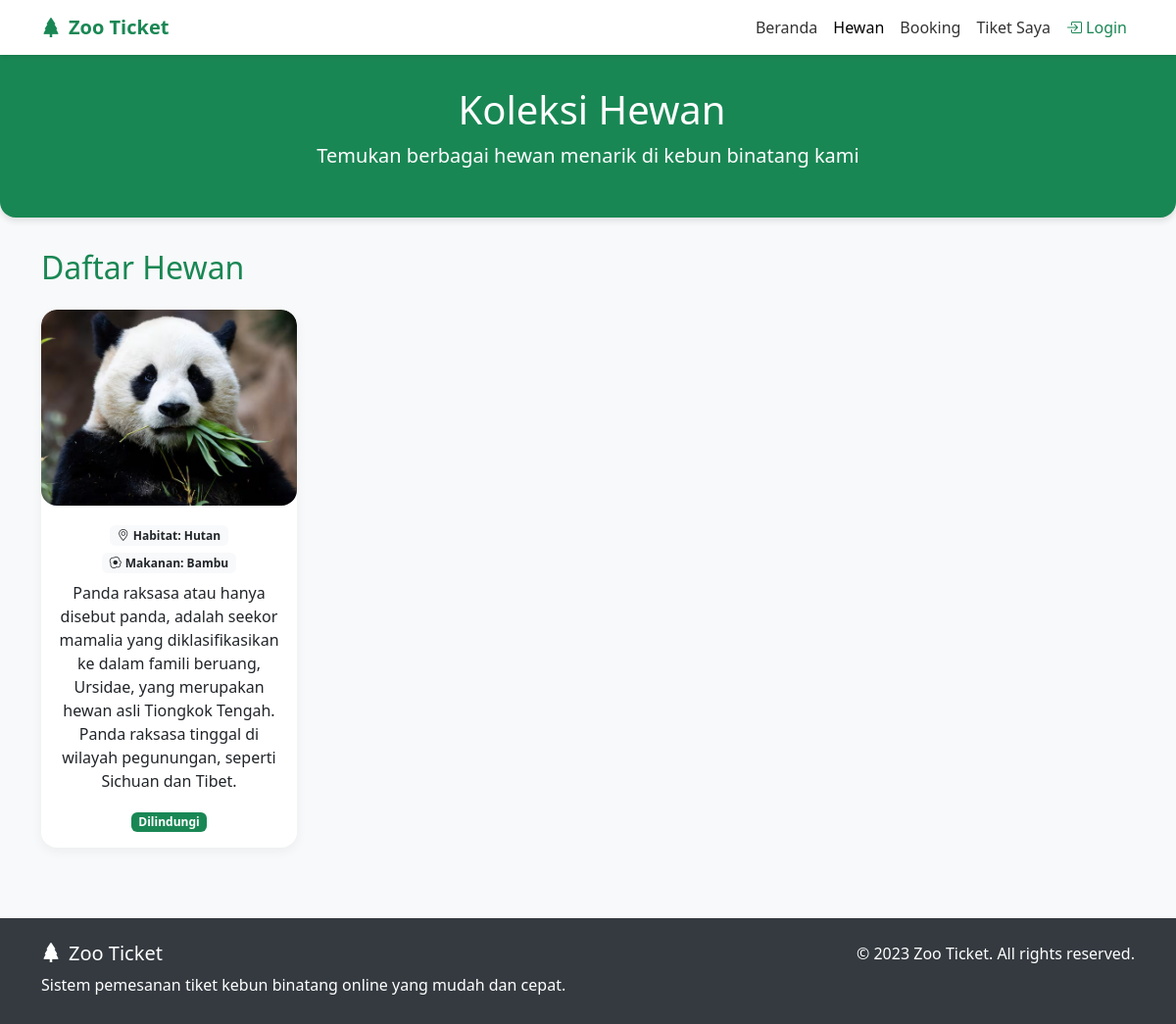
/pages/animal.php, run on the app's committed database.
### tables this page shows
CREATE TABLE `animals` (
  `id` int(11) NOT NULL,
  `nama` varchar(100) NOT NULL,
  `habitat` varchar(150) NOT NULL,
  `makanan` varchar(150) NOT NULL,
  `deskripsi` text NOT NULL,
  `status_konservasi` varchar(100) NOT NULL,
  `gambar` varchar(255) NOT NULL
);

### pages/animal.php (the view, shortened to what this page needs)
<?php
include '../database/conn.php';
$sql = "SELECT * FROM animals";
$result = $conn->query($sql);
?>
<!DOCTYPE html>
<html lang="id">
<head>
  <link href="https://cdn.jsdelivr.net/npm/bootstrap@5.3.2/dist/css/bootstrap.min.css" rel="stylesheet">
  <link rel="stylesheet" href="https://cdn.jsdelivr.net/npm/bootstrap-icons@1.11.3/font/bootstrap-icons.css">
</head>
<body>
  <nav class="navbar navbar-expand-lg navbar-light sticky-top">
    <div class="container">
      <a class="navbar-brand" href="beranda.php">
        <i class="bi bi-tree-fill me-2"></i>Zoo Ticket
      </a>
      <div class="collapse navbar-collapse" id="navbarNav">
        <ul class="navbar-nav ms-auto">
          <li class="nav-item">
            <a class="nav-link" href="beranda.php">Beranda</a>
          </li>
          <li class="nav-item">
            <a class="nav-link active" href="animal.php">Hewan</a>
          </li>
          <li class="nav-item">
            <a class="nav-link" href="booking.php">Booking</a>
          </li>
          <li class="nav-item">
            <a class="nav-link" href="tiket.php">Tiket Saya</a>
          </li>
          <?php if (isset($_SESSION['email'])): ?>
          <li class="nav-item">
            <span class="nav-link text-success">
              👋 <?php echo htmlspecialchars($_SESSION['nama']); ?>
            </span>
          </li>
          <li class="nav-item">
            <a class="nav-link text-danger" href="?logout=1">
              <i class="bi bi-box-arrow-right"></i> Logout
            </a>
          </li>
          <?php else: ?>
          <li class="nav-item">
            <a class="nav-link text-success" href="../acount/login.php">
              <i class="bi bi-box-arrow-in-right"></i> Login
            </a>
          </li>
          <?php endif; ?>
        </ul>
      </div>
    </div>
  </nav>
  <div class="ticket-header">
    <div class="container text-center">
      <h1><i class="bi bi-paw me-2"></i>Koleksi Hewan</h1>
      <p class="lead">Temukan berbagai hewan menarik di kebun binatang kami</p>
    </div>
  </div>
  <div class="container">
    <div class="row">
      <div class="col-12">
        <h2 class="text-success mb-4 fs-2">Daftar Hewan</h2>
        <div class="row g-4 mb-4">
          <?php if ($result->num_rows > 0): ?>
            <?php while ($row = $result->fetch_assoc()): ?>
              <div class="col-lg-3 col-md-4 col-sm-6">
                <div class="card animal-card h-100 text-center">
                  <img src="../picture/<?php echo $row['gambar']; ?>" class="animal-img" alt="<?php echo $row['nama']; ?>">
                  <div class="card-body">
                    <div class="animal-info mb-2">
                      <span class="badge bg-light text-dark mb-1"><i class="bi bi-geo-alt me-1"></i>Habitat: <?php echo $row['habitat']; ?></span><br>
                      <span class="badge bg-light text-dark"><i class="bi bi-egg-fried me-1"></i>Makanan: <?php echo $row['makanan']; ?></span>
                    </div>
                    <p class="card-text"><?php echo $row['deskripsi']; ?></p>
                    <span class="badge bg-success"><?php echo $row['status_konservasi']; ?></span>
                  </div>
                </div>
              </div>
            <?php endwhile; ?>
          <?php else: ?>
            <p class="text-muted">Belum ada data hewan.</p>
          <?php endif; ?>
        </div>
      </div>
    </div>
  </div>
  <footer class="footer">
    <div class="container">
      <div class="row">
        <div class="col-md-6">
          <h5><i class="bi bi-tree-fill me-2"></i>Zoo Ticket</h5>
          <p>Sistem pemesanan tiket kebun binatang online yang mudah dan cepat.</p>
        </div>
        <div class="col-md-6 text-md-end">
          <p>&copy; 2023 Zoo Ticket. All rights reserved.</p>
        </div>
      </div>
    </div>
  </footer>
</body>
</html>

### pages/animal.php (style rules this page uses)
body { background-color: #f8f9fa; font-family: 'Segoe UI', Tahoma, Geneva, Verdana, sans-serif; }
.animal-img { border-radius: 1rem; object-fit: cover; height: 200px; width: 100%; }
.animal-card { border-radius: 1rem; overflow: hidden; transition: transform 0.3s, box-shadow 0.3s; border: none; box-shadow: 0 4px 12px rgba(0, 0, 0, 0.05); }
.ticket-header { background-color: #198754; color: white; padding: 2rem 0; margin-bottom: 2rem; border-radius: 0 0 1rem 1rem; box-shadow: 0 4px 6px rgba(0, 0, 0, 0.1); }
.navbar { background-color: white; box-shadow: 0 2px 4px rgba(0, 0, 0, 0.1); }
.navbar-brand { font-weight: bold; color: #198754; }
.nav-link { color: #333; font-weight: 500; }
.footer { background: #343a40; color: white; padding: 24px 0 12px 0; margin-top: 48px; width: 100%; }

### data on the page
animals: gambar (picture), habitat "Hutan", makanan "Bambu", deskripsi "Panda raksasa atau hanya disebut panda, adalah seekor mamalia yang diklasifikasikan ke dalam famili beruang, Ursidae, yang merupakan hewan asli Tiongkok Tengah. Panda raksasa tinggal di wilayah pegunungan, seperti Sichuan dan Tibet.", status_konservasi "Dilindungi"
